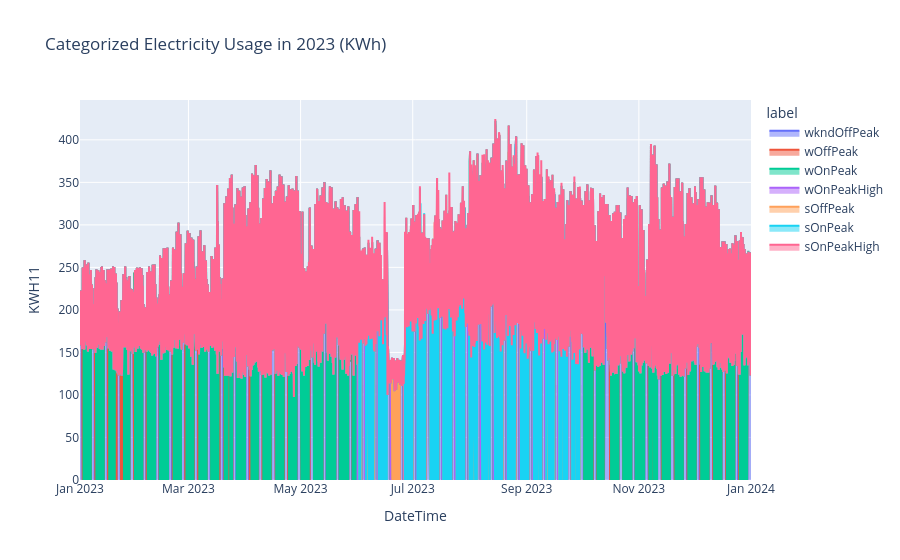

The code cell stored with this chart in its notebook:
### Code cell
# Plot with area fill and color by label
iYear = 2023
data = myData[myData['Year'] == iYear].reset_index()
fig = px.area(
    data,
    # myData[(myData['Year'] >= 2015) & (myData['Year'] <= 2020)], 
    # myData, 
    x='DateTime', 
    y='KWH11', 
    color='label', 
    hover_data={'label': False, 'DateTime': False, 'KWH11': ':.2f'},
    title=f'Categorized Electricity Usage in {iYear} (KWh)'
    )
fig.update_layout(hovermode='x unified')
fig.show()

### Figure 1 — Plotly figure (JSON) as saved in the notebook; plotly's stock layout.template omitted (floating-point values rounded to 4 significant figures; data arrays with more than 128 entries replaced by an {"elided": "..."} marker saying what was removed)
{"data": [{"customdata": {"elided": "10080x1 str values"}, "fillpattern": {"shape": ""}, "hovertemplate": "KWH11=%{y:.2f}<extra></extra>", "legendgroup": "wkndOffPeak", "line": {"color": "#636efa"}, "marker": {"symbol": "circle"}, "mode": "lines", "name": "wkndOffPeak", "orientation": "v", "showlegend": true, "stackgroup": "1", "type": "scatter", "x": {"elided": "10080 str values"}, "xaxis": "x", "y": {"elided": "10080 float values"}, "yaxis": "y"}, {"customdata": {"elided": "8244x1 str values"}, "fillpattern": {"shape": ""}, "hovertemplate": "KWH11=%{y:.2f}<extra></extra>", "legendgroup": "wOffPeak", "line": {"color": "#EF553B"}, "marker": {"symbol": "circle"}, "mode": "lines", "name": "wOffPeak", "orientation": "v", "showlegend": true, "stackgroup": "1", "type": "scatter", "x": {"elided": "8244 str values"}, "xaxis": "x", "y": {"elided": "8244 float values"}, "yaxis": "y"}, {"customdata": {"elided": "7333x1 str values"}, "fillpattern": {"shape": ""}, "hovertemplate": "KWH11=%{y:.2f}<extra></extra>", "legendgroup": "wOnPeak", "line": {"color": "#00cc96"}, "marker": {"symbol": "circle"}, "mode": "lines", "name": "wOnPeak", "orientation": "v", "showlegend": true, "stackgroup": "1", "type": "scatter", "x": {"elided": "7333 str values"}, "xaxis": "x", "y": {"elided": "7333 float values"}, "yaxis": "y"}, {"customdata": {"elided": "939x1 str values"}, "fillpattern": {"shape": ""}, "hovertemplate": "KWH11=%{y:.2f}<extra></extra>", "legendgroup": "wOnPeakHigh", "line": {"color": "#ab63fa"}, "marker": {"symbol": "circle"}, "mode": "lines", "name": "wOnPeakHigh", "orientation": "v", "showlegend": true, "stackgroup": "1", "type": "scatter", "x": {"elided": "939 str values"}, "xaxis": "x", "y": {"elided": "939 float values"}, "yaxis": "y"}, {"customdata": {"elided": "5220x1 str values"}, "fillpattern": {"shape": ""}, "hovertemplate": "KWH11=%{y:.2f}<extra></extra>", "legendgroup": "sOffPeak", "line": {"color": "#FFA15A"}, "marker": {"symbol": "circle"}, "mode": "lines", "name": "sOffPeak", "orientation": "v", "showlegend": true, "stackgroup": "1", "type": "scatter", "x": {"elided": "5220 str values"}, "xaxis": "x", "y": {"elided": "5220 float values"}, "yaxis": "y"}, {"customdata": {"elided": "1678x1 str values"}, "fillpattern": {"shape": ""}, "hovertemplate": "KWH11=%{y:.2f}<extra></extra>", "legendgroup": "sOnPeak", "line": {"color": "#19d3f3"}, "marker": {"symbol": "circle"}, "mode": "lines", "name": "sOnPeak", "orientation": "v", "showlegend": true, "stackgroup": "1", "type": "scatter", "x": {"elided": "1678 str values"}, "xaxis": "x", "y": {"elided": "1678 float values"}, "yaxis": "y"}, {"customdata": {"elided": "1454x1 str values"}, "fillpattern": {"shape": ""}, "hovertemplate": "KWH11=%{y:.2f}<extra></extra>", "legendgroup": "sOnPeakHigh", "line": {"color": "#FF6692"}, "marker": {"symbol": "circle"}, "mode": "lines", "name": "sOnPeakHigh", "orientation": "v", "showlegend": true, "stackgroup": "1", "type": "scatter", "x": {"elided": "1454 str values"}, "xaxis": "x", "y": {"elided": "1454 float values"}, "yaxis": "y"}], "layout": {"hovermode": "x unified", "legend": {"title": {"text": "label"}, "tracegroupgap": 0}, "title": {"text": "Categorized Electricity Usage in 2023 (KWh)"}, "xaxis": {"anchor": "y", "domain": [0, 1], "title": {"text": "DateTime"}}, "yaxis": {"anchor": "x", "domain": [0, 1], "title": {"text": "KWH11"}}}}
